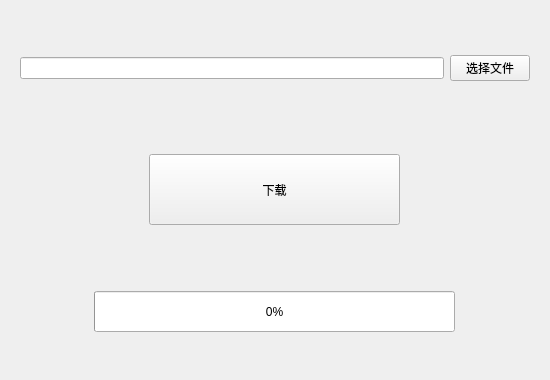
<?xml version="1.0" encoding="UTF-8"?>
<ui version="4.0">
 <class>DownloadView</class>
 <widget class="QWidget" name="DownloadView">
  <property name="geometry">
   <rect>
    <x>0</x>
    <y>0</y>
    <width>550</width>
    <height>380</height>
   </rect>
  </property>
  <property name="minimumSize">
   <size>
    <width>550</width>
    <height>380</height>
   </size>
  </property>
  <property name="maximumSize">
   <size>
    <width>550</width>
    <height>380</height>
   </size>
  </property>
  <property name="windowTitle">
   <string>下载</string>
  </property>
  <layout class="QVBoxLayout" name="verticalLayout">
   <item>
    <widget class="QWidget" name="widget_2" native="true">
     <layout class="QHBoxLayout" name="horizontalLayout_2">
      <item>
       <widget class="QLineEdit" name="fileLine">
        <property name="readOnly">
         <bool>true</bool>
        </property>
       </widget>
      </item>
      <item>
       <widget class="QPushButton" name="selectBtn">
        <property name="text">
         <string>选择文件</string>
        </property>
       </widget>
      </item>
     </layout>
    </widget>
   </item>
   <item>
    <widget class="QWidget" name="widget_3" native="true">
     <layout class="QHBoxLayout" name="horizontalLayout">
      <item>
       <widget class="QPushButton" name="uploadBtn">
        <property name="minimumSize">
         <size>
          <width>251</width>
          <height>71</height>
         </size>
        </property>
        <property name="maximumSize">
         <size>
          <width>251</width>
          <height>71</height>
         </size>
        </property>
        <property name="text">
         <string>下载</string>
        </property>
        <property name="flat">
         <bool>false</bool>
        </property>
       </widget>
      </item>
     </layout>
    </widget>
   </item>
   <item>
    <widget class="QWidget" name="widget" native="true">
     <layout class="QHBoxLayout" name="horizontalLayout_3">
      <item>
       <widget class="QProgressBar" name="progressBar">
        <property name="minimumSize">
         <size>
          <width>361</width>
          <height>41</height>
         </size>
        </property>
        <property name="maximumSize">
         <size>
          <width>361</width>
          <height>41</height>
         </size>
        </property>
        <property name="value">
         <number>0</number>
        </property>
       </widget>
      </item>
     </layout>
    </widget>
   </item>
  </layout>
 </widget>
 <resources/>
 <connections/>
</ui>
